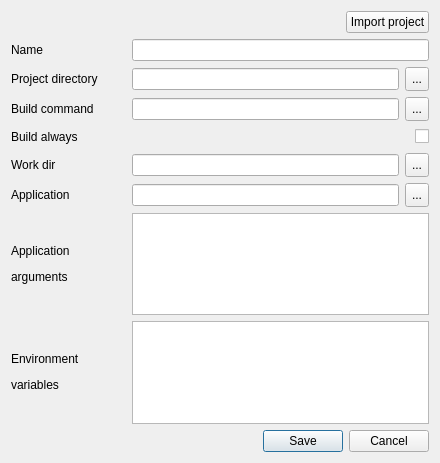
<?xml version="1.0" encoding="UTF-8"?>
<ui version="4.0">
 <class>EditConfigDialog</class>
 <widget class="QDialog" name="EditConfigDialog">
  <property name="geometry">
   <rect>
    <x>0</x>
    <y>0</y>
    <width>440</width>
    <height>463</height>
   </rect>
  </property>
  <property name="minimumSize">
   <size>
    <width>440</width>
    <height>440</height>
   </size>
  </property>
  <property name="windowTitle">
   <string>Create/Edit</string>
  </property>
  <property name="modal">
   <bool>true</bool>
  </property>
  <layout class="QVBoxLayout" name="verticalLayout">
   <item>
    <layout class="QHBoxLayout" name="horizontalLayout_8">
     <item>
      <spacer name="horizontalSpacer">
       <property name="orientation">
        <enum>Qt::Orientation::Horizontal</enum>
       </property>
       <property name="sizeHint" stdset="0">
        <size>
         <width>40</width>
         <height>20</height>
        </size>
       </property>
      </spacer>
     </item>
     <item>
      <widget class="QPushButton" name="impoert_btn">
       <property name="toolTip">
        <string>&lt;html&gt;&lt;head/&gt;&lt;body&gt;&lt;p&gt;I'm Feeling Lucky!&lt;/p&gt;&lt;p&gt;Only the following projects are supported:&lt;/p&gt;&lt;p&gt; - gradle(kotlin dsl) for 'shadowJar' target&lt;/p&gt;&lt;/body&gt;&lt;/html&gt;</string>
       </property>
       <property name="text">
        <string>Import project</string>
       </property>
      </widget>
     </item>
    </layout>
   </item>
   <item>
    <layout class="QHBoxLayout" name="horizontalLayout">
     <item>
      <widget class="QLabel" name="name_lbl">
       <property name="minimumSize">
        <size>
         <width>115</width>
         <height>0</height>
        </size>
       </property>
       <property name="maximumSize">
        <size>
         <width>115</width>
         <height>16777215</height>
        </size>
       </property>
       <property name="toolTip">
        <string>&lt;html&gt;&lt;head/&gt;&lt;body&gt;&lt;p&gt;&lt;span style=&quot; color:#c01c28;&quot;&gt;Required!&lt;/span&gt;&lt;br/&gt;Configuration name&lt;/p&gt;&lt;/body&gt;&lt;/html&gt;</string>
       </property>
       <property name="text">
        <string>Name</string>
       </property>
      </widget>
     </item>
     <item>
      <widget class="QLineEdit" name="name_edt"/>
     </item>
    </layout>
   </item>
   <item>
    <layout class="QHBoxLayout" name="horizontalLayout_9">
     <item>
      <widget class="QLabel" name="proj_lbl">
       <property name="minimumSize">
        <size>
         <width>115</width>
         <height>0</height>
        </size>
       </property>
       <property name="maximumSize">
        <size>
         <width>115</width>
         <height>16777215</height>
        </size>
       </property>
       <property name="toolTip">
        <string>Used with build command</string>
       </property>
       <property name="text">
        <string>Project directory</string>
       </property>
      </widget>
     </item>
     <item>
      <widget class="QLineEdit" name="proj_edt"/>
     </item>
     <item>
      <widget class="QToolButton" name="proj_btn">
       <property name="minimumSize">
        <size>
         <width>24</width>
         <height>24</height>
        </size>
       </property>
       <property name="maximumSize">
        <size>
         <width>24</width>
         <height>24</height>
        </size>
       </property>
       <property name="toolTip">
        <string>Choose folder</string>
       </property>
       <property name="text">
        <string notr="true">...</string>
       </property>
      </widget>
     </item>
    </layout>
   </item>
   <item>
    <layout class="QHBoxLayout" name="horizontalLayout_7">
     <item>
      <widget class="QLabel" name="build_lbl">
       <property name="minimumSize">
        <size>
         <width>115</width>
         <height>0</height>
        </size>
       </property>
       <property name="maximumSize">
        <size>
         <width>115</width>
         <height>16777215</height>
        </size>
       </property>
       <property name="toolTip">
        <string notr="true"/>
       </property>
       <property name="text">
        <string>Build command</string>
       </property>
      </widget>
     </item>
     <item>
      <widget class="QLineEdit" name="build_edt"/>
     </item>
     <item>
      <widget class="QToolButton" name="build_btn">
       <property name="minimumSize">
        <size>
         <width>24</width>
         <height>24</height>
        </size>
       </property>
       <property name="maximumSize">
        <size>
         <width>24</width>
         <height>24</height>
        </size>
       </property>
       <property name="toolTip">
        <string>Choose file</string>
       </property>
       <property name="text">
        <string notr="true">...</string>
       </property>
      </widget>
     </item>
    </layout>
   </item>
   <item>
    <layout class="QHBoxLayout" name="horizontalLayout_2">
     <item>
      <widget class="QLabel" name="build_always_lbl">
       <property name="minimumSize">
        <size>
         <width>115</width>
         <height>0</height>
        </size>
       </property>
       <property name="maximumSize">
        <size>
         <width>115</width>
         <height>16777215</height>
        </size>
       </property>
       <property name="text">
        <string>Build always</string>
       </property>
      </widget>
     </item>
     <item>
      <spacer name="horizontalSpacer_2">
       <property name="orientation">
        <enum>Qt::Orientation::Horizontal</enum>
       </property>
       <property name="sizeHint" stdset="0">
        <size>
         <width>40</width>
         <height>20</height>
        </size>
       </property>
      </spacer>
     </item>
     <item>
      <widget class="QCheckBox" name="build_always_chk">
       <property name="text">
        <string/>
       </property>
      </widget>
     </item>
    </layout>
   </item>
   <item>
    <layout class="QHBoxLayout" name="horizontalLayout_3">
     <item>
      <widget class="QLabel" name="cwd_lbl">
       <property name="minimumSize">
        <size>
         <width>115</width>
         <height>0</height>
        </size>
       </property>
       <property name="maximumSize">
        <size>
         <width>115</width>
         <height>16777215</height>
        </size>
       </property>
       <property name="toolTip">
        <string>Application working directory</string>
       </property>
       <property name="text">
        <string>Work dir</string>
       </property>
      </widget>
     </item>
     <item>
      <widget class="QLineEdit" name="cwd_edt"/>
     </item>
     <item>
      <widget class="QToolButton" name="cwd_btn">
       <property name="minimumSize">
        <size>
         <width>24</width>
         <height>24</height>
        </size>
       </property>
       <property name="maximumSize">
        <size>
         <width>24</width>
         <height>24</height>
        </size>
       </property>
       <property name="toolTip">
        <string>Choose folder</string>
       </property>
       <property name="text">
        <string notr="true">...</string>
       </property>
      </widget>
     </item>
    </layout>
   </item>
   <item>
    <layout class="QHBoxLayout" name="horizontalLayout_4">
     <item>
      <widget class="QLabel" name="app_lbl">
       <property name="minimumSize">
        <size>
         <width>115</width>
         <height>0</height>
        </size>
       </property>
       <property name="maximumSize">
        <size>
         <width>115</width>
         <height>16777215</height>
        </size>
       </property>
       <property name="toolTip">
        <string notr="true"/>
       </property>
       <property name="text">
        <string>Application</string>
       </property>
      </widget>
     </item>
     <item>
      <widget class="QLineEdit" name="app_edt"/>
     </item>
     <item>
      <widget class="QToolButton" name="app_btn">
       <property name="minimumSize">
        <size>
         <width>24</width>
         <height>24</height>
        </size>
       </property>
       <property name="maximumSize">
        <size>
         <width>24</width>
         <height>24</height>
        </size>
       </property>
       <property name="toolTip">
        <string>Choose file</string>
       </property>
       <property name="text">
        <string notr="true">...</string>
       </property>
      </widget>
     </item>
    </layout>
   </item>
   <item>
    <layout class="QHBoxLayout" name="horizontalLayout_5">
     <item>
      <widget class="QLabel" name="args_lbl">
       <property name="minimumSize">
        <size>
         <width>115</width>
         <height>0</height>
        </size>
       </property>
       <property name="maximumSize">
        <size>
         <width>115</width>
         <height>16777215</height>
        </size>
       </property>
       <property name="toolTip">
        <string>&lt;html&gt;&lt;head/&gt;&lt;body&gt;&lt;p&gt;Command line arguments for application.&lt;/p&gt;&lt;p&gt;One argument per line.&lt;/p&gt;&lt;/body&gt;&lt;/html&gt;</string>
       </property>
       <property name="text">
        <string>&lt;html&gt;&lt;head/&gt;&lt;body&gt;&lt;p&gt;Application&lt;/p&gt;&lt;p&gt;arguments&lt;/p&gt;&lt;/body&gt;&lt;/html&gt;</string>
       </property>
       <property name="alignment">
        <set>Qt::AlignmentFlag::AlignLeading|Qt::AlignmentFlag::AlignLeft|Qt::AlignmentFlag::AlignVCenter</set>
       </property>
      </widget>
     </item>
     <item>
      <widget class="QPlainTextEdit" name="args_txt">
       <property name="lineWrapMode">
        <enum>QPlainTextEdit::LineWrapMode::NoWrap</enum>
       </property>
      </widget>
     </item>
    </layout>
   </item>
   <item>
    <layout class="QHBoxLayout" name="horizontalLayout_6">
     <item>
      <widget class="QLabel" name="env_lbl">
       <property name="minimumSize">
        <size>
         <width>115</width>
         <height>0</height>
        </size>
       </property>
       <property name="maximumSize">
        <size>
         <width>115</width>
         <height>16777215</height>
        </size>
       </property>
       <property name="toolTip">
        <string>&lt;html&gt;&lt;head/&gt;&lt;body&gt;&lt;p&gt;Environment variable.&lt;/p&gt;&lt;p&gt;VARNAME=VALUE&lt;/p&gt;&lt;p&gt;One variable per line. Text after first &amp;quot;=&amp;quot; will be interprited as value.&lt;/p&gt;&lt;/body&gt;&lt;/html&gt;</string>
       </property>
       <property name="text">
        <string>&lt;html&gt;&lt;head/&gt;&lt;body&gt;&lt;p&gt;Environment&lt;/p&gt;&lt;p&gt;variables&lt;/p&gt;&lt;/body&gt;&lt;/html&gt;</string>
       </property>
       <property name="alignment">
        <set>Qt::AlignmentFlag::AlignLeading|Qt::AlignmentFlag::AlignLeft|Qt::AlignmentFlag::AlignVCenter</set>
       </property>
      </widget>
     </item>
     <item>
      <widget class="QPlainTextEdit" name="env_txt">
       <property name="lineWrapMode">
        <enum>QPlainTextEdit::LineWrapMode::NoWrap</enum>
       </property>
      </widget>
     </item>
    </layout>
   </item>
   <item>
    <widget class="QDialogButtonBox" name="buttonBox">
     <property name="standardButtons">
      <set>QDialogButtonBox::StandardButton::Cancel|QDialogButtonBox::StandardButton::Save</set>
     </property>
    </widget>
   </item>
  </layout>
 </widget>
 <resources/>
 <connections/>
</ui>
